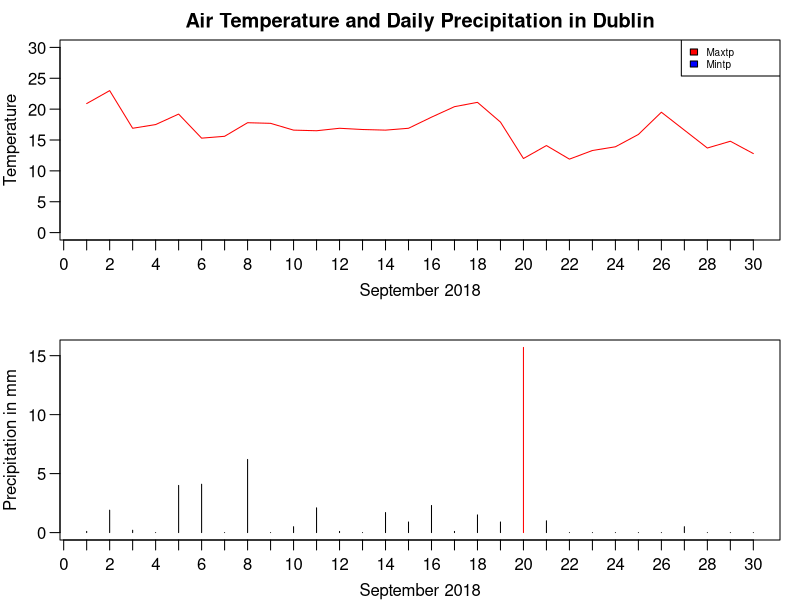
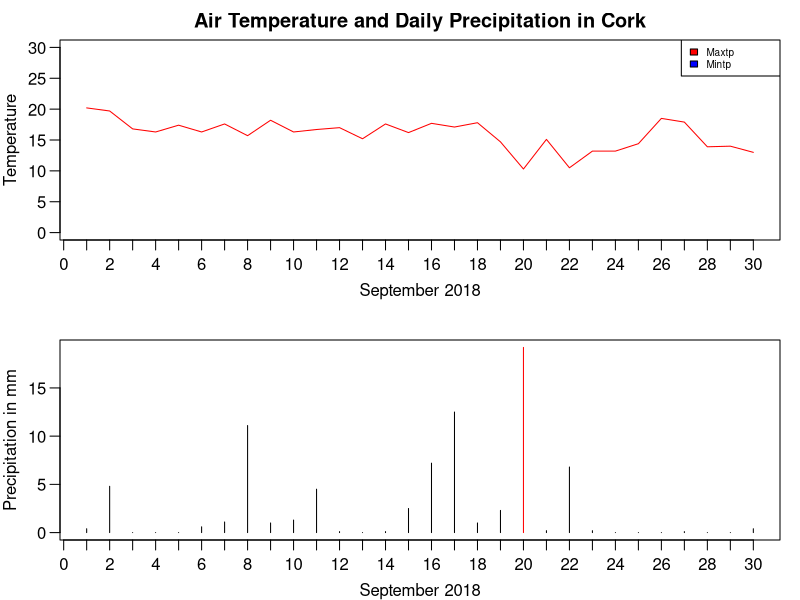

These charts were generated, in order, by the following R code:
## ---- chunk 1
knitr::opts_chunk$set(echo = TRUE)
## ---- chunk 2
Lawyerdf <- read.table("Lawyers.csv", 
                 header = TRUE,
                 sep = ",")

prop1<-prop.table(table(Lawyerdf$Practice))
round(prop1, 2)
sprintf("The proportion of Lawyers practicing Litigation law is:%0.02f",round(prop1[2],2))
## ---- chunk 3
prop2<-prop.table(table(Lawyerdf$Practice,Lawyerdf$Office))
prop2

prop2<-as.data.frame.matrix(prop2)
bostonCorp<-prop2['Corporate','Boston']
provCorp<-prop2['Corporate','Providence']
if(bostonCorp<provCorp)
{
  sprintf("Proportion of lawyers in the Providence offce that practice corporate law is greater than that of the Boston office")
} else
{
  sprintf("Proportion of lawyers in the Boston office that practice corporate law is greater than that of the Providence office")
}
## ---- chunk 4
aggdata1 <-data.frame(aggregate(Lawyerdf$Age, by=list(Lawyerdf$Seniority,Lawyerdf$Practice), 
                    FUN=mean, na.rm=TRUE))
colnames(aggdata1)=c("Seniority Level","Branch of Law","Average Age")
aggdata1
## ---- chunk 5

aggdata2 <-data.frame(aggregate(Lawyerdf$Age, by=list(Lawyerdf$Office), 
                    FUN=median, na.rm=TRUE))
colnames(aggdata2)=c("Office","MedianAge")
aggdata2

lowestMedAge<-aggdata2$Office[aggdata2$MedianAge == min(aggdata2$MedianAge)]

sprintf('Office with the lowest median age is %s',lowestMedAge)
## ---- chunk 6
x = c(0.2,0.5,0.1,0.6)

i=1
ans=0
objective <- function(x) {
  repeat
  {
    if(i==length(x))
    {
      return (ans)
      break
    }
  else
    {
      ans=ans+ (100 * (x[i+1] - x[i] * x[i])^2 + (1 - x[i])^2 )
      i=i+1
    }
  }
}
x<-c(0.2,0.5)
sprintf("The rosenbrock value for x<-c(0.2,0.5) is %0.1f",objective(x))
x<-c(0.2,0.5,0.1,0.6)
sprintf("The rosenbrock value for x<-c(0.2,0.5,0.1,0.6) is %0.1f",objective(x))
## ---- chunk 7
rosen<- function(x,y)
{
  return(100 * (y - x * x)^2 + (1 - x)^2)
}
answer<-function(x)
{
  return(sum(mapply(rosen,c(x[1:(length(x)-1)]),c(x[c(2:(length(x)))]))))
}
x<-c(0.2,0.5)
sprintf("The rosenbrock value for x<-c(0.2,0.5) is %0.1f",answer(x))
x<-c(0.2,0.5,0.1,0.6)
sprintf("The rosenbrock value for x<-c(0.2,0.5,0.1,0.6) is %0.1f",answer(x))
## ---- chunk 8
x<-c(0.2,0.5,0.1,0.6)
sprintf('Time taken by using function with loop')
system.time(for (k in 1:100) objective(x))

sprintf('Time taken by using function without loop')
system.time(for (k in 1:100) answer(x))

## ---- chunk 9
DublinAirport <- read.csv("2018_09_Dublin_Airport.csv",
                          , header = TRUE, fileEncoding="UTF-8-BOM")
sprintf("Loading of DublinAirport Dataset Complete")
DublinAirport 

sprintf("Assigning Classes WeatherData and data.frame ")

class(DublinAirport) <- 'WeatherData'
DublinAirport

class(DublinAirport) <- 'data.frame'
DublinAirport 
## ---- chunk 10
print.WeatherData<-function(weather)
{
  cat('Statistical Summary \n')
  cat('Mean:',mean(weather$rain),'\n')
  cat('Median:',median(weather$rain),'\n')
  cat('Min:',min(weather$rain),'\n')
  cat('Median:',max(weather$rain),'\n')
  
  cat('\nMintp Statistics \n')
  cat('Mean:',mean(weather$mintp ),'\n')
  cat('Median:',median(weather$mintp),'\n')
  cat('Min:',min(weather$mintp),'\n')
  cat('Median:',max(weather$mintp),'\n')
  
  
  cat('\nMaxtp Statistics \n')
  cat('Mean:',mean(weather$maxtp),'\n')
  cat('Median:',median(weather$maxtp),'\n')
  cat('Min:',min(weather$maxtp),'\n')
  cat('Median:',max(weather$maxtp),'\n')
}

print.WeatherData(DublinAirport)
## ---- chunk 11

CorkAirport <- read.csv("2018_09_Cork_Airport.csv",
                        , header = TRUE, fileEncoding="UTF-8-BOM")
sprintf("Loading of CorkAirport Dataset Complete")
CorkAirport

sprintf("Assigning Classes WeatherData and data.frame ")

class(CorkAirport) <- 'WeatherData' 
CorkAirport 

class(CorkAirport) <- 'data.frame'
CorkAirport

sprintf("It can be observed that the previously defined WeatherData function is used to produce the Statistical Summaries of the weather")
## ---- chunk 12
choice1<-'b'
choice1<-readline(prompt="Please enter whether you want to view Dublin stats OR Cork Stats Or Both (Enter D/C/B):")

## ---- chunk 13
if(choice1==('D')||choice1==('C')||choice1==('B')||choice1==('d')||choice1==('b')||choice1==('c'))
{
  sprintf('Correct Input. Option Chosen:%s',choice1)
}else
{
  sprintf('Incorrect Option Entered. Please Try Again')
}
## ---- chunk 14
maxtpColor<-""
mintpColor<-""
isColor <- function(x)
{
  res <- try(col2rgb(x),silent=TRUE)
  return(!"try-error"%in%class(res))
}
## ---- chunk 15
maxtpColor<- readline(prompt = "Enter Color for Maxtp:")
## ---- chunk 16
mintpColor<- readline(prompt = "Enter Color for Mintp:")
## ---- chunk 17
if(isColor(maxtpColor) && isColor(mintpColor))
{
  writeLines("Correct color values")
}else
{
  writeLines("Incorrect color values. Default colors will be plotted")
  maxtpColor<-"red"
  mintpColor<-"blue"
}

## ---- chunk 18
plotting<- function(mintpColor,maxtpColor,point,df, city, rainc)
{
x<-df$date; y1=df$maxtp; y2=df$mintp  
par(mfcol = c(2, 1))
par(mar = c(3, 3, 2, 1), mgp = c(2, 0.7, 0), las = 1)
title<- paste("Air Temperature and Daily Precipitation in",city)
plot(y1,type="l", pch=ifelse(x==max.col(y1),2,0), col=maxtpColor, xlab="September 2018", ylab="Temperature", ylim=c(0,30), main = title ,xaxp  = c(0, 30, 30))
lines(x, y2, pch=18, col=mintpColor, type="l", lty=1)
legend("topright", c("Maxtp","Mintp"),fill = c(maxtpColor,mintpColor), col=c(maxtpColor,mintpColor),text.width =3, cex = 0.6)
abline(v = x, col="grey", lwd=1, lty=2)
mf <- data.frame(df)
if(point==1)
{
mf2<-mf[ mf$maxtp == max(mf$maxtp), ]
mf3<-mf[ mf$mintp == min(mf$mintp), ]
points(mf2$date,mf2$maxtp, pch=8)
points(mf3$date,mf3$mintp, pch=8)
}
#Below works
mf1<-mf[mf$rain==max(mf$rain),]
plot(df$rain, type="h", col=ifelse(x==mf1$date, rainc , "black"), xlab = "September 2018", ylab = "Precipitation in mm",xaxp  = c(0, 30, 30))
}
## ---- chunk 19
choice2<-readline(prompt="Please enter whether you want to view point characters on the plot. Enter Y for Yes and N for No.")
point=0
## ---- chunk 20
if(choice2=="Y"||choice2=="y"||choice2=="N"||choice2=="n")
{
  point=1
  sprintf('Point will be plotted')
  
}else
{
  sprintf('Incorrect Option. Point will not be plotted')
}
## ---- chunk 21
choice3<-readline(prompt="Please enter the color to be plotted to indicate maximum rain:")
raincolor<-'red'
## ---- chunk 22
if(isColor(choice3))
{
  writeLines("Color of Maximum Rain bar will be changed")
  raincolor<-choice3
}else
{
  writeLines("Incorrect color values. Default color will be plotted")
}

## ---- chunk 23
if(choice1=='D'||choice1=='d')
{
  df<- read.csv("2018_09_Dublin_Airport.csv",
                , header = TRUE, fileEncoding="UTF-8-BOM")
  plotting(mintpColor, maxtpColor, point, df, "Dublin", raincolor)
} else if(choice1=='c'||choice1=='C')
{
  df<-read.csv("2018_09_Cork_Airport.csv",
               , header = TRUE, fileEncoding="UTF-8-BOM")
  plotting(mintpColor, maxtpColor, point, df, "Cork",raincolor)
}else
{
  df<- read.csv("2018_09_Dublin_Airport.csv",
                , header = TRUE, fileEncoding="UTF-8-BOM")
  plotting(mintpColor, maxtpColor, point, df, "Dublin",raincolor)
  df<-read.csv("2018_09_Cork_Airport.csv",
               , header = TRUE, fileEncoding="UTF-8-BOM")
  plotting(mintpColor, maxtpColor, point, df, "Cork",raincolor)
}
